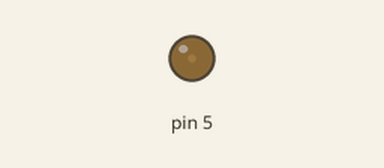
Bench run of a sketch on a simulated Arduino Uno, built with avr-gcc and run on an emulated ATmega328P. On the bench: output pins drawn as LEDs (lit = HIGH).

Above: at 0.05 s.
At 1.5 s:
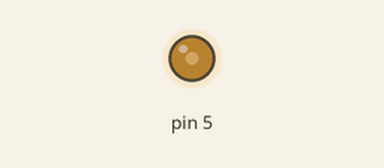
At 3.0 s:
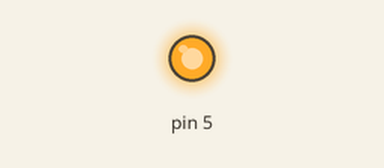
Timing chart, 0 to 6.9 s (numbered marks = the images above):
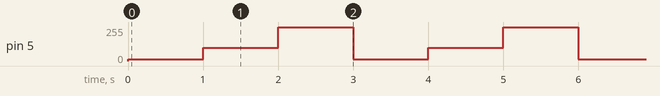

The sketch:

pwm-sinyali.ino
```cpp
//PWM İle Led Parlaklığını Ayarlama

void setup()
{
  pinMode(5,OUTPUT);
}

void loop()
{
  analogWrite(5,15);
  //Buradaki 15 değeri
  //(0-255 arasında bir değerdir.
  //Led parlaklığını (voltaj değerini) ifade eder.
  delay(1000);
  analogWrite(5,100);
  delay(1000);
  analogWrite(5,255);
  delay(1000);
}

/*Belirli bir frekansta oluşturulan kare dalganın
1 periyot içerisinde HIGH(1) seviyesi ve LOW(0)
 seviyesinde kalma zamanı ayarlanarak elde edilen
 sinyale PWM sinyali (Pulse Width Modulation
 Sinyal Genişlik Modülasyonu) denir.*/
```

Measured:
- by itself, pin 5: repeats every 3.0 s: 100/255 1.0 s, 255/255 1.0 s, 15/255 1.0 s
